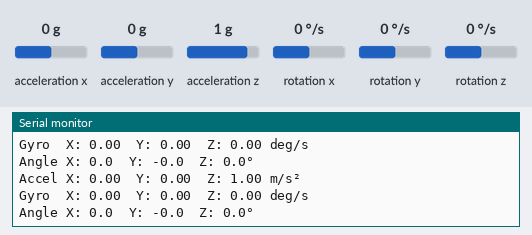
Bench run of a program on a simulated ESP32. Shown: the last lines printed to the serial monitor. The inputs (shaded band) are chosen by the test bench; at power-on: acceleration x 0 g, acceleration y 0 g, acceleration z 1 g, rotation x 0 °/s, rotation y 0 °/s, rotation z 0 °/s.

Above: at 3.2 s.
3.3 s: acceleration x set to -1.4 g
At 3.9 s:
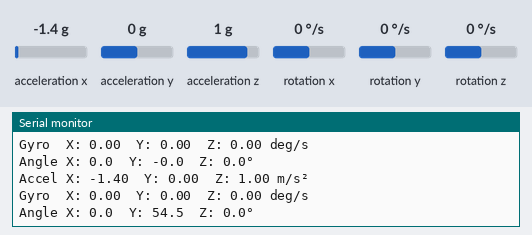
4.8 s: acceleration y set to -1.4 g
At 5.5 s:
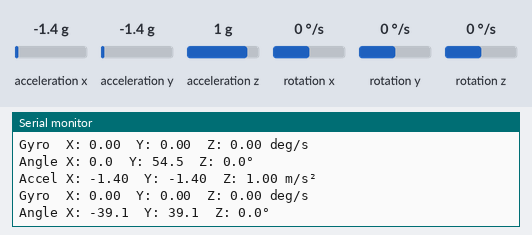
6.3 s: acceleration z set to -1.4 g
At 7.0 s:
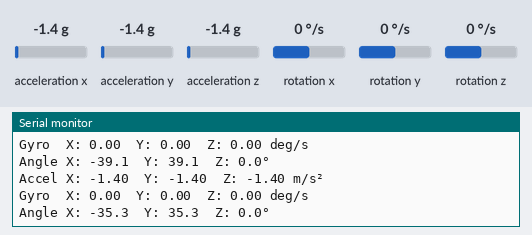
7.8 s: rotation x set to -192 °/s
At 8.5 s:
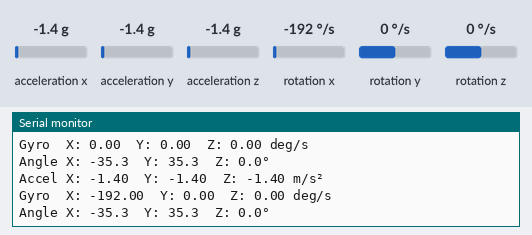
9.3 s: rotation y set to -192 °/s
At 10.0 s:
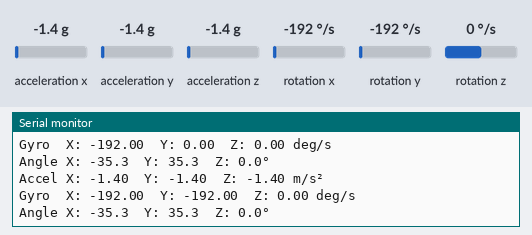
Timing chart, 0 to 11.8 s (numbered marks = the images above; inputs shaded):
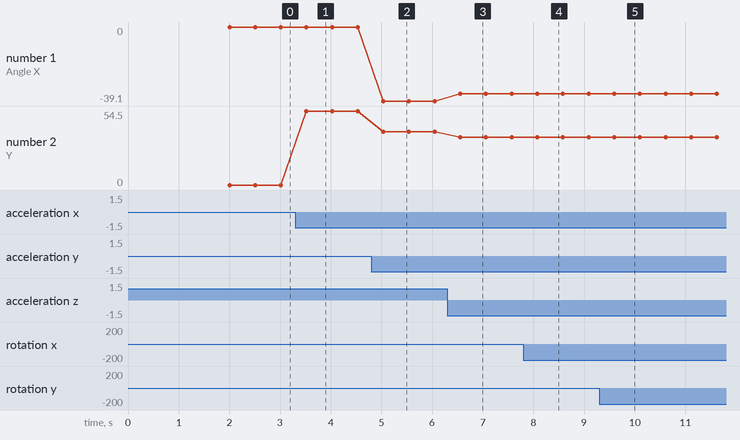

Measured:
- after the input at 3.3 s, the serial monitor: prints a new line after 0.22 s (image 1)
- after the input at 4.8 s, the serial monitor: prints a new line after 0.24 s (image 2)
- after the input at 6.3 s, the serial monitor: prints a new line after 0.25 s (image 3)
- after the input at 7.8 s, the serial monitor: prints a new line after 0.27 s (image 4)
- after the input at 9.3 s, the serial monitor: prints a new line after 0.29 s (image 5)
- plotted number 1: 0 → -39.1 after the input at 4.8 s, -39.1 → -35.3 after the input at 6.3 s
- plotted number 2: 0 → 54.5 after the input at 3.3 s, 54.5 → 39.1 after the input at 4.8 s, 39.1 → 35.3 after the input at 6.3 s

The program:

main.cpp
```cpp
#include <Arduino.h>
#include <Wire.h>
#include <MPU6050_light.h>

MPU6050 mpu(Wire);

void setup() {
  Serial.begin(115200);
  delay(1000);
  Wire.begin();

  byte status = mpu.begin();
  Serial.printf("MPU6050 status: %d\n", status);
  if (status != 0) {
    Serial.println("MPU6050 init failed!");
    while (1) delay(10);
  }

  Serial.println("MPU6050 connected! Calibrating...");
  mpu.calcOffsets();
  Serial.println("Done.");
}

void loop() {
  mpu.update();

  Serial.printf("Accel X: %.2f  Y: %.2f  Z: %.2f m/s²\n",
    mpu.getAccX(), mpu.getAccY(), mpu.getAccZ());
  Serial.printf("Gyro  X: %.2f  Y: %.2f  Z: %.2f deg/s\n",
    mpu.getGyroX(), mpu.getGyroY(), mpu.getGyroZ());
  Serial.printf("Angle X: %.1f  Y: %.1f  Z: %.1f°\n\n",
    mpu.getAngleX(), mpu.getAngleY(), mpu.getAngleZ());

  delay(500);
}
```
